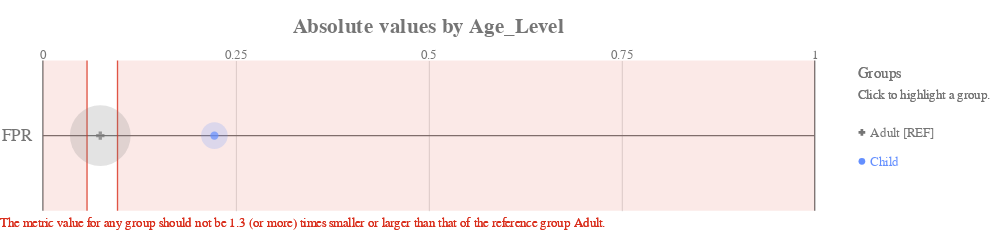

Notebook source saved alongside this figure:
### Code cell
ap.absolute(bdf, metrics, 'Age_Level', fairness_threshold = disparity_tolerance)

### Figure 1 — Vega-Lite specification as saved in the notebook (floating-point values rounded to 4 significant figures)
{"config": {"view": {"continuousWidth": 400, "continuousHeight": 300, "strokeWidth": 0}, "axisLeft": {"labelColor": "rgb(117,117,117)", "labelFont": "Arial", "labelFontSize": 16}, "title": {"align": "center", "baseline": "middle", "color": "rgb(117,117,117)", "font": "Arial", "fontSize": 20, "fontWeight": "bold"}}, "layer": [{"data": {"name": "data-b71d65f846bc74ae5caddb3a096fb136"}, "mark": {"type": "rule", "stroke": "rgb(117,117,117)", "strokeWidth": 1.25, "tooltip": ""}, "encoding": {"x": {"type": "quantitative", "field": "start", "scale": {"domain": [0, 1], "range": [40.0, 760.0]}}, "x2": {"field": "end"}, "y": {"type": "nominal", "axis": {"domain": false, "labelAngle": 0, "labelPadding": -30, "orient": "left", "ticks": false, "title": ""}, "field": "y_position", "scale": {"domain": ["FPR"], "range": [17.5, 157.5]}}}}, {"data": {"name": "data-6cfe259518f6c7b358d8f836a73e6b7f"}, "mark": {"type": "rule", "stroke": "rgb(117,117,117)", "strokeWidth": 1.25, "tooltip": ""}, "encoding": {"x": {"type": "quantitative", "field": "x_position", "scale": {"domain": [0, 1], "range": [40.0, 760.0]}}, "y": {"value": 17.5}, "y2": {"value": 157.5}}}, {"data": {"name": "data-60ed1133fa688d151d36705a369482e0"}, "mark": {"type": "text", "align": "center", "color": "rgb(117,117,117)", "font": "Arial", "fontSize": 12, "fontWeight": "normal", "tooltip": ""}, "encoding": {"text": {"type": "nominal", "field": "value"}, "x": {"type": "quantitative", "field": "value", "scale": {"domain": [0, 1], "range": [40.0, 760.0]}}, "y": {"value": 12.25}}}, {"layer": [{"mark": {"type": "rect", "opacity": 0.8, "stroke": "rgb(217, 46, 28)", "strokeWidth": 1.25, "tooltip": ""}, "encoding": {"x": {"type": "quantitative", "field": "lower_threshold_value", "scale": {"domain": [0, 1], "range": [40.0, 760.0]}}, "x2": {"field": "lower_threshold_value"}, "y": {"type": "nominal", "axis": {"domain": false, "grid": false, "labels": false, "ticks": false, "title": " "}, "field": "metric", "scale": {"domain": ["FPR"], "range": [17.5, 157.5]}}}}, {"mark": {"type": "rect", "opacity": 0.8, "stroke": "rgb(217, 46, 28)", "strokeWidth": 1.25, "tooltip": ""}, "encoding": {"x": {"type": "quantitative", "field": "upper_threshold_value", "scale": {"domain": [0, 1], "range": [40.0, 760.0]}}, "x2": {"field": "upper_threshold_value"}, "y": {"type": "nominal", "axis": {"domain": false, "grid": false, "labels": false, "ticks": false, "title": " "}, "field": "metric", "scale": {"domain": ["FPR"], "range": [17.5, 157.5]}}}}, {"layer": [{"mark": {"type": "rect", "fill": "rgb(217, 46, 28)", "opacity": 0.1, "tooltip": ""}, "encoding": {"x": {"type": "quantitative", "field": "lower_threshold_value", "scale": {"domain": [0, 1], "range": [40.0, 760.0]}}, "x2": {"field": "lower_end"}, "y": {"type": "nominal", "axis": {"domain": false, "grid": false, "labels": false, "ticks": false, "title": " "}, "field": "metric", "scale": {"domain": ["FPR"], "range": [17.5, 157.5]}}}}, {"mark": {"type": "rect", "fill": "rgb(217, 46, 28)", "opacity": 0.1, "tooltip": ""}, "encoding": {"x": {"type": "quantitative", "field": "upper_threshold_value", "scale": {"domain": [0, 1], "range": [40.0, 760.0]}}, "x2": {"field": "upper_end"}, "y": {"type": "nominal", "axis": {"domain": false, "grid": false, "labels": false, "ticks": false, "title": " "}, "field": "metric", "scale": {"domain": ["FPR"], "range": [17.5, 157.5]}}}}]}, {"data": {"name": "data-79dd248bdaa0ea02c535240e8ad022c8"}, "mark": {"type": "text", "align": "left", "baseline": "top", "fill": "rgb(217, 46, 28)", "font": "Arial", "fontSize": 12, "fontWeight": "normal", "tooltip": ""}, "encoding": {"text": {"value": "The metric value for any group should not be 1.3 (or more) times smaller or larger than that of the reference group Adult."}, "x": {"value": 0}, "y": {"value": 163.3}}}], "data": {"name": "data-4d07bf9c1f983ac151e3fb9d8330fbba"}}, {"layer": [{"mark": "circle"}, {"data": {"name": "data-759b2f7be6794f8e6a90a0ab1be9b389"}, "mark": {"type": "circle", "opacity": 0.2}, "encoding": {"color": {"condition": {"type": "nominal", "field": "attribute_value", "legend": null, "scale": {"domain": ["Adult", "Child"], "range": ["rgb(117,117,117)", "rgb(100, 143, 255)", "rgb(254, 97, 0)", "rgb(220, 38, 127)", "rgb(255, 176, 0)", "rgb(120, 94, 240)"]}, "selection": "selector025"}, "value": "rgb(224,224,224)"}, "size": {"type": "quantitative", "field": "group_size", "legend": null, "scale": {"domain": [0, 224.4], "range": [0, 3848.0]}}, "tooltip": [{"type": "nominal", "field": "attribute_value", "title": "Group"}, {"type": "nominal", "field": "tooltip_group_size", "title": "Group Size"}, {"type": "nominal", "field": "tooltip_disparity_explanation_fpr", "title": "Disparity"}, {"type": "quantitative", "field": "fpr", "format": ".2f", "title": "FPR"}], "x": {"type": "quantitative", "axis": {"domain": false, "labels": false, "ticks": false, "title": null, "values": [0.25, 0.5, 0.75]}, "field": "fpr", "scale": {"domain": [0, 1], "range": [40.0, 760.0]}}, "y": {"type": "nominal", "axis": {"domain": false, "grid": false, "labels": false, "ticks": false, "title": " "}, "field": "metric_variable", "scale": {"domain": ["FPR"], "range": [17.5, 157.5]}}}, "selection": {"selector027": {"type": "multi", "empty": "all", "fields": ["attribute_value"]}}, "transform": [{"calculate": "'FPR'", "as": "metric_variable"}]}, {"layer": [{"mark": "point"}, {"data": {"name": "data-759b2f7be6794f8e6a90a0ab1be9b389"}, "mark": {"type": "point", "filled": true, "size": 60}, "encoding": {"color": {"condition": {"type": "nominal", "field": "attribute_value", "legend": null, "scale": {"domain": ["Adult", "Child"], "range": ["rgb(117,117,117)", "rgb(100, 143, 255)", "rgb(254, 97, 0)", "rgb(220, 38, 127)", "rgb(255, 176, 0)", "rgb(120, 94, 240)"]}, "selection": "selector025"}, "value": "rgb(224,224,224)"}, "shape": {"type": "nominal", "field": "attribute_value", "legend": null, "scale": {"domain": ["Adult", "Child"], "range": ["cross", "circle"]}}, "tooltip": [{"type": "nominal", "field": "attribute_value", "title": "Group"}, {"type": "nominal", "field": "tooltip_group_size", "title": "Group Size"}, {"type": "nominal", "field": "tooltip_disparity_explanation_fpr", "title": "Disparity"}, {"type": "quantitative", "field": "fpr", "format": ".2f", "title": "FPR"}], "x": {"type": "quantitative", "axis": {"domain": false, "labels": false, "ticks": false, "title": null, "values": [0.25, 0.5, 0.75]}, "field": "fpr", "scale": {"domain": [0, 1], "range": [40.0, 760.0]}}, "y": {"type": "nominal", "axis": {"domain": false, "grid": false, "labels": false, "ticks": false, "title": " "}, "field": "metric_variable", "scale": {"domain": ["FPR"], "range": [17.5, 157.5]}}}, "selection": {"selector026": {"type": "multi", "empty": "all", "fields": ["attribute_value"]}}, "transform": [{"calculate": "'FPR'", "as": "metric_variable"}]}]}]}, {"layer": [{"mark": {"type": "point", "filled": true, "opacity": 1, "size": 39.48}, "encoding": {"color": {"condition": {"type": "nominal", "field": "attribute_value", "legend": null, "scale": {"domain": ["Adult", "Child"], "range": ["rgb(117,117,117)", "rgb(100, 143, 255)", "rgb(254, 97, 0)", "rgb(220, 38, 127)", "rgb(255, 176, 0)", "rgb(120, 94, 240)"]}, "selection": "selector025"}, "value": "rgb(224,224,224)"}, "shape": {"type": "nominal", "field": "attribute_value", "legend": null, "scale": {"domain": ["Adult", "Child"], "range": ["cross", "circle"]}}, "x": {"value": 804}, "y": {"type": "nominal", "axis": {"domain": false, "grid": false, "labels": false, "ticks": false, "title": " "}, "field": "attribute_value", "scale": {"domain": ["Adult", "Child"], "range": [71, 125]}}}, "selection": {"selector025": {"type": "multi", "empty": "all", "fields": ["attribute_value"]}}}, {"mark": {"type": "text", "align": "left", "baseline": "middle", "font": "Arial", "fontSize": 12, "fontWeight": "normal"}, "encoding": {"color": {"condition": {"type": "nominal", "field": "attribute_value", "legend": null, "scale": {"domain": ["Adult", "Child"], "range": ["rgb(117,117,117)", "rgb(100, 143, 255)", "rgb(254, 97, 0)", "rgb(220, 38, 127)", "rgb(255, 176, 0)", "rgb(120, 94, 240)"]}, "selection": "selector025"}, "value": "rgb(224,224,224)"}, "text": {"type": "nominal", "field": "label"}, "x": {"value": 812}, "y": {"type": "nominal", "axis": {"domain": false, "grid": false, "labels": false, "ticks": false, "title": " "}, "field": "attribute_value", "scale": {"domain": ["Adult", "Child"], "range": [71, 125]}}}, "selection": {"selector028": {"type": "multi", "empty": "all", "fields": ["attribute_value"]}}}, {"data": {"name": "data-79dd248bdaa0ea02c535240e8ad022c8"}, "mark": {"type": "text", "align": "left", "baseline": "middle", "color": "rgb(117,117,117)", "font": "Arial", "fontSize": 12, "fontWeight": "normal"}, "encoding": {"text": {"value": "Click to highlight a group."}, "x": {"value": 800}, "y": {"value": 49}}}, {"data": {"name": "data-79dd248bdaa0ea02c535240e8ad022c8"}, "mark": {"type": "text", "align": "left", "baseline": "middle", "color": "rgb(117,117,117)", "font": "Arial", "fontSize": 14, "fontWeight": "normal"}, "encoding": {"text": {"value": "Groups"}, "x": {"value": 800}, "y": {"value": 30}}}], "data": {"name": "data-c443f07771dfdb70b5700726643396b0"}}], "height": 175, "padding": {"top": 15, "bottom": 10}, "resolve": {"scale": {"size": "independent", "y": "independent"}}, "title": "Absolute values by Age_Level", "width": 800, "$schema": "https://vega.github.io/schema/vega-lite/v4.8.1.json", "datasets": {"data-b71d65f846bc74ae5caddb3a096fb136": [{"y_position": "FPR", "start": 0, "end": 1}], "data-6cfe259518f6c7b358d8f836a73e6b7f": [{"x_position": 0}, {"x_position": 1}], "data-60ed1133fa688d151d36705a369482e0": [{"value": 0.0}, {"value": 0.25}, {"value": 0.5}, {"value": 0.75}, {"value": 1.0}], "data-4d07bf9c1f983ac151e3fb9d8330fbba": [{"lower_end": 0, "upper_end": 1, "lower_threshold_value": 0.05722, "upper_threshold_value": 0.09669, "metric": "FPR"}], "data-79dd248bdaa0ea02c535240e8ad022c8": [{"a": 1, "b": 0}, {"a": 1, "b": 0}], "data-759b2f7be6794f8e6a90a0ab1be9b389": [{"attribute_name": "Age_Level", "attribute_value": "Adult", "group_size": 187, "total_entities": 223, "fpr": 0.07438, "fpr_disparity": 1.0, "fpr_disparity_scaled": 0.0, "tooltip_group_size": "187 (83.86%)", "tooltip_disparity_explanation_fpr": "Reference group"}, {"attribute_name": "Age_Level", "attribute_value": "Child", "group_size": 36, "total_entities": 223, "fpr": 0.2222, "fpr_disparity": 2.988, "fpr_disparity_scaled": 1.988, "tooltip_group_size": "36 (16.14%)", "tooltip_disparity_explanation_fpr": "2.99 times larger FPR than the reference group"}], "data-c443f07771dfdb70b5700726643396b0": [{"attribute_value": "Adult", "label": "Adult [REF]"}, {"attribute_value": "Child", "label": "Child"}]}}
